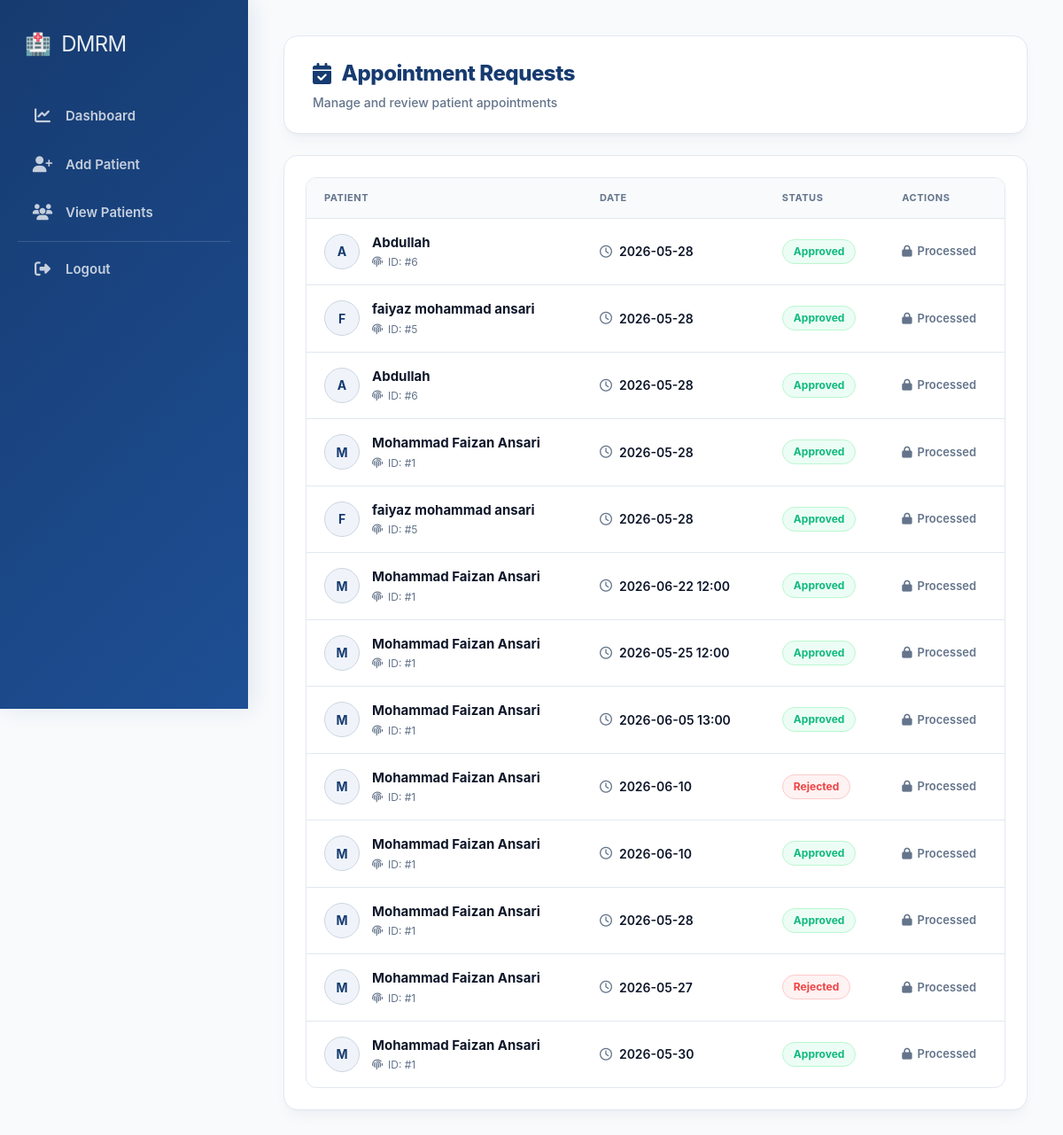
Screenshot of /appointments (signed in) with the database file from the repository.
### tables this page shows
CREATE TABLE appointments (
        id INTEGER PRIMARY KEY AUTOINCREMENT,
        patient_id INTEGER,
        doctor_id INTEGER,
        patient_name TEXT,
        requested_date TEXT,
        status TEXT DEFAULT 'pending',
        message TEXT,
        FOREIGN KEY(patient_id) REFERENCES patients(id),
        FOREIGN KEY(doctor_id) REFERENCES doctors(id)
    );

### app.py (the view)
@app.route("/appointments")
def view_appointments():
    if not is_logged_in() or session.get("role") != "admin":
        return redirect("/login")
    doctor_id = session.get("doctor_id")
    conn = sqlite3.connect(DATABASE, timeout=20)
    cur = conn.cursor()
    cur.execute("""
        SELECT id, patient_id, doctor_id, patient_name, requested_date, status
        FROM appointments
        WHERE doctor_id=?
        ORDER BY id DESC
    """, (doctor_id,))
    appointments = cur.fetchall()
    conn.close()
    return render_template("appointments.html", appointments=appointments)

### app.py (called while the page is built)
def is_logged_in():
    return session.get("logged_in")

### templates/appointments.html (shortened to what this page needs)
{% extends "base.html" %}
{% block content %}
<link rel="stylesheet" href="https://cdnjs.cloudflare.com/ajax/libs/font-awesome/6.5.1/css/all.min.css"/>
<div class="ap-workspace-wrapper">
    <div class="appointment-header">
        <div>
            <h1 class="page-title"><i class="fa-solid fa-calendar-check"></i> Appointment Requests</h1>
            <p class="page-subtitle">Manage and review patient appointments</p>
        </div>
    </div>
    <div class="appointment-card">
        {% if appointments %}
        <div class="table-wrapper">
            <table class="appointment-table">
                <thead>
                    <tr>
                        <th>Patient</th>
                        <th>Date</th>
                        <th>Status</th>
                        <th>Actions</th>
                    </tr>
                </thead>
                <tbody>
                    {% for app in appointments %}
                    <tr>
                        <td data-label="Patient">
                            <div class="patient-meta-cell">
                                <div class="patient-avatar-badge">{{ app[3][0] | upper }}</div>
                                <div>
                                    <h4 class="patient-name-text">{{ app[3] }}</h4>
                                    <p class="patient-sub-info"><i class="fa-solid fa-fingerprint"></i> ID: #{{ app[1] }}</p>
                                </div>
                            </div>
                        </td>
                        <td data-label="Date">
                            <div class="date-timestamp-cell">
                                <i class="fa-regular fa-clock"></i> <span>{{ app[4] }}</span>
                            </div>
                        </td>
                        <td data-label="Status">
                            <span class="status-pill {{ app[5] | lower }}">
                                {{ app[5] }}
                            </span>
                        </td>
                        <td data-label="Actions">
                            <div class="actions-flex-container">
                                {% if app[5] | lower == 'pending' %}
                                    <form action="{{ url_for('approve_appointment', id=app[0]) }}" method="POST" style="display:inline;">
                                        <button type="submit" class="action-btn approve-btn"><i class="fa-solid fa-check"></i> Approve</button>
                                    </form>
                                    <form action="{{ url_for('reject_appointment', id=app[0]) }}" method="POST" style="display:inline;">
                                        <button type="submit" class="action-btn reject-btn"><i class="fa-solid fa-xmark"></i> Reject</button>
                                    </form>
                                {% else %}
                                    <span class="completed-text"><i class="fa-solid fa-lock"></i> Processed</span>
                                {% endif %}
                            </div>
                        </td>
                    </tr>
                    {% endfor %}
                </tbody>
            </table>
        </div>
        {% else %}
        <div class="empty-state">
            <div class="empty-icon"><i class="fa-solid fa-calendar-xmark"></i></div>
            <h3>No Pending Appointments</h3>
        </div>
        {% endif %}
    </div>
</div>
{% endblock %}

### templates/appointments.html (style rules this page uses)
:root { --ap-navy: #0f172a; --ap-brand: #163b70; --ap-brand-light: #f0f4fa; --ap-border: #e2e8f0; --ap-surface: #ffffff; --ap-canvas: #f8fafc; --ap-muted: #64748b; --ap-ok: #10b981; --ap-ok-bg: #ecfdf5; --ap-warn: #f59e0b; --ap-warn-bg: #fffbeb; --ap-crit: #ef4444; --ap-crit-bg: #fef2f2; --radius-premium: 16px; --radius-pill: 9999px; --shadow-sm: 0 1px 3px rgba(0, 0, 0, 0.05); --shadow-card: 0 10px 15px -3px rgba(15, 23, 42, 0.04), 0 4px 6px -4px rgba(15, 23, 42, 0.04); --fx-spring: all 0.3s cubic-bezier(0.25, 1, 0.5, 1); --fx-smooth: all 0.2s ease; }
.ap-workspace-wrapper { width: 100%; font-family: -apple-system, BlinkMacSystemFont, "Inter", "Segoe UI", sans-serif; color: var(--ap-navy); background-color: var(--ap-canvas); box-sizing: border-box; animation: apIntro 0.4s cubic-bezier(0.16, 1, 0.3, 1) forwards; }
.appointment-header { background: var(--ap-surface); border: 1px solid var(--ap-border); border-radius: var(--radius-premium); box-shadow: var(--shadow-card); padding: 24px 32px; margin-bottom: 24px; display: flex; align-items: center; justify-content: space-between; gap: 16px; }
.page-title { font-size: 24px; font-weight: 800; color: var(--ap-brand); letter-spacing: -0.02em; margin: 0 0 4px 0; display: flex; align-items: center; gap: 12px; }
.page-subtitle { font-size: 14px; color: var(--ap-muted); margin: 0; font-weight: 500; }
.appointment-card { background: var(--ap-surface); border: 1px solid var(--ap-border); border-radius: var(--radius-premium); box-shadow: var(--shadow-card); padding: 24px; margin-bottom: 24px; }
.table-wrapper { width: 100%; overflow-x: auto; border-radius: 12px; border: 1px solid var(--ap-border); }
.appointment-table { width: 100%; border-collapse: collapse; text-align: left; font-size: 14px; }
.appointment-table th { background: #f8fafc; color: var(--ap-muted); font-weight: 700; text-transform: uppercase; font-size: 11px; letter-spacing: 0.05em; padding: 14px 20px; border-bottom: 1px solid var(--ap-border); }
.appointment-table td { padding: 16px 20px; border-bottom: 1px solid var(--ap-border); vertical-align: middle; }
.appointment-table tr:last-child td { border-bottom: none; }
.patient-meta-cell { display: flex; align-items: center; gap: 14px; }
.patient-avatar-badge { width: 40px; height: 40px; border-radius: 50%; background: var(--ap-brand-light); color: var(--ap-brand); font-size: 14px; font-weight: 700; display: flex; align-items: center; justify-content: center; border: 1px solid #cbd5e1; }
.patient-name-text { font-size: 15px; font-weight: 700; color: var(--ap-navy); margin: 0 0 2px 0; }
.patient-sub-info { font-size: 12px; color: var(--ap-muted); margin: 0; display: flex; align-items: center; gap: 6px; }
.date-timestamp-cell { font-weight: 600; color: var(--ap-navy); display: flex; align-items: center; gap: 8px; }
.date-timestamp-cell i { color: var(--ap-muted); }
.status-pill { display: inline-flex; align-items: center; gap: 6px; font-size: 12px; font-weight: 700; padding: 4px 12px; border-radius: var(--radius-pill); text-transform: capitalize; }
.status-pill.approved { background-color: var(--ap-ok-bg); color: var(--ap-ok); border: 1px solid #bbf7d0; }
.status-pill.rejected { background-color: var(--ap-crit-bg); color: var(--ap-crit); border: 1px solid #fecaca; }
.actions-flex-container { display: flex; align-items: center; gap: 8px; }
.completed-text { font-size: 13px; font-weight: 600; color: var(--ap-muted); display: inline-flex; align-items: center; gap: 6px; }

### rows the page displays
appointments: patient_name "A", patient_name "Abdullah", patient "6", requested_date "2026-05-28", status "Approved", shows "Processed"
appointments: patient_name "F", patient_name "faiyaz mohammad ansari", patient "5", requested_date "2026-05-28", status "Approved", shows "Processed"
appointments: patient_name "A", patient_name "Abdullah", patient "6", requested_date "2026-05-28", status "Approved", shows "Processed"
appointments: patient_name "M", patient_name "Mohammad Faizan Ansari", patient "1", requested_date "2026-05-28", status "Approved", shows "Processed"
appointments: patient_name "F", patient_name "faiyaz mohammad ansari", patient "5", requested_date "2026-05-28", status "Approved", shows "Processed"
appointments: patient_name "M", patient_name "Mohammad Faizan Ansari", patient "1", requested_date "2026-06-22 12:00", status "Approved", shows "Processed"
appointments: patient_name "M", patient_name "Mohammad Faizan Ansari", patient "1", requested_date "2026-05-25 12:00", status "Approved", shows "Processed"
appointments: patient_name "M", patient_name "Mohammad Faizan Ansari", patient "1", requested_date "2026-06-05 13:00", status "Approved", shows "Processed"
appointments: patient_name "M", patient_name "Mohammad Faizan Ansari", patient "1", requested_date "2026-06-10", status "Rejected", shows "Processed"
appointments: patient_name "M", patient_name "Mohammad Faizan Ansari", patient "1", requested_date "2026-06-10", status "Approved", shows "Processed"
appointments: patient_name "M", patient_name "Mohammad Faizan Ansari", patient "1", requested_date "2026-05-28", status "Approved", shows "Processed"
appointments: patient_name "M", patient_name "Mohammad Faizan Ansari", patient "1", requested_date "2026-05-27", status "Rejected", shows "Processed"
appointments: patient_name "M", patient_name "Mohammad Faizan Ansari", patient "1", requested_date "2026-05-30", status "Approved", shows "Processed"
